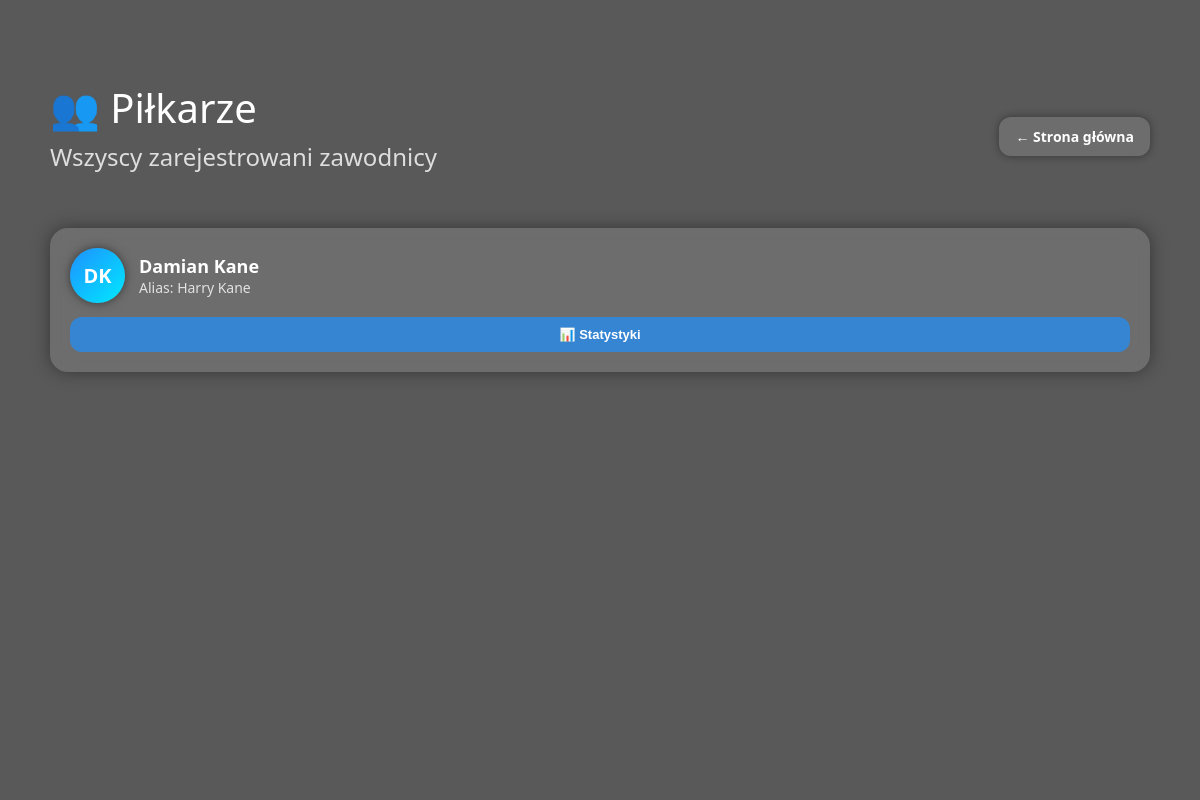
/pilkarze, run on an earlier commit of the app's database.
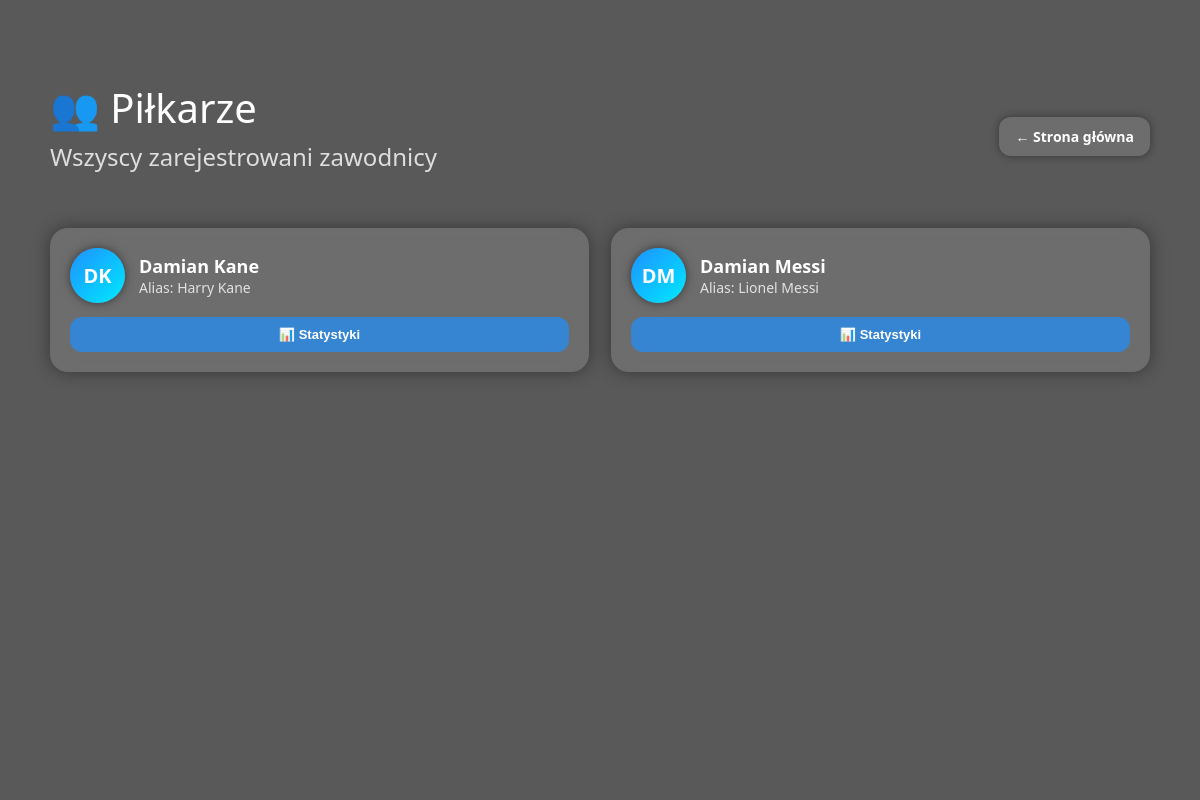
And on a later commit of the database.
### tables this page shows
CREATE TABLE users (
            id INTEGER PRIMARY KEY AUTOINCREMENT,
            first_name TEXT NOT NULL,
            last_name TEXT NOT NULL,
            player_alias TEXT UNIQUE NOT NULL,
            is_admin INTEGER DEFAULT 0
        );

### app.py (the view)
@app.route("/pilkarze")
def pilkarze():
    conn = get_db()
    players = conn.execute(
        "SELECT id, first_name, last_name, player_alias FROM users ORDER BY first_name"
    ).fetchall()
    conn.close()
    return render_template("pilkarze.html", players=players)

### db.py (called while the page is built)
def get_db():
    conn = sqlite3.connect("database.db")
    conn.row_factory = sqlite3.Row
    return conn

### templates/pilkarze.html (shortened to what this page needs)
<!DOCTYPE html>
<html lang="pl">
<head>
</head>
<body>
<div class="overlay"></div>
<div class="container">
    <div class="top-bar">
        <div>
            <h1>👥 Piłkarze</h1>
            <h2>Wszyscy zarejestrowani zawodnicy</h2>
        </div>
        <div>
            <a href="/" class="btn-modern">← Strona główna</a>
        </div>
    </div>
    <div class="players-grid">
        {% for p in players %}
        <div class="player-card">
            <div class="player-header">
                <div class="player-avatar">
                    {{ p.first_name[0] }}{{ p.last_name[0] }}
                </div>
                <div>
                    <div class="player-name">{{ p.first_name }} {{ p.last_name }}</div>
                    <div class="player-alias">Alias: {{ p.player_alias }}</div>
                </div>
            </div>
            <button class="btn-stats" onclick="showStats({{ p.id }})">📊 Statystyki</button>
        </div>
        {% endfor %}
    </div>
</div>
</body>
</html>

### templates/pilkarze.html (style rules this page uses)
body { margin: 0; padding: 0; font-family: "Segoe UI", Arial, sans-serif; color: #fff; background-image: url('/static/stadium.jpg'); background-size: cover; background-position: center; background-repeat: no-repeat; }
.overlay { position: fixed; inset: 0; background: rgba(0,0,0,0.65); backdrop-filter: blur(6px); z-index: -1; }
.container { max-width: 1100px; margin: 60px auto; padding: 20px; }
.top-bar { display: flex; justify-content: space-between; align-items: center; margin-bottom: 35px; }
h1 { font-weight: 300; font-size: 40px; margin: 0; }
h2 { font-weight: 300; opacity: 0.8; margin-top: 5px; }
.btn-modern { padding: 10px 16px; border-radius: 12px; font-size: 14px; font-weight: 600; cursor: pointer; border: none; text-decoration: none; display: inline-block; transition: 0.25s ease; backdrop-filter: blur(6px); background: rgba(255,255,255,0.12); color: #fff; box-shadow: 0 0 8px rgba(0,0,0,0.4); }
.players-grid { display: grid; grid-template-columns: repeat(auto-fit, minmax(260px, 1fr)); gap: 22px; }
.player-card { background: rgba(255,255,255,0.12); padding: 20px; border-radius: 18px; backdrop-filter: blur(10px); box-shadow: 0 0 18px rgba(0,0,0,0.4); display: flex; flex-direction: column; gap: 14px; transition: 0.25s ease; }
.player-header { display: flex; align-items: center; gap: 14px; }
.player-avatar { width: 55px; height: 55px; border-radius: 50%; background: linear-gradient(135deg, #1e90ff, #00eaff); display: flex; align-items: center; justify-content: center; font-weight: 700; font-size: 20px; color: #fff; box-shadow: 0 0 10px rgba(0,0,0,0.5); }
.player-name { font-size: 18px; font-weight: 600; }
.player-alias { font-size: 14px; opacity: 0.8; }
.btn-stats { padding: 10px 14px; border-radius: 12px; font-size: 13px; font-weight: 600; cursor: pointer; border: none; display: inline-block; transition: 0.25s ease; background: rgba(30,144,255,0.7); color: #fff; text-align: center; }

What changed in the data, as far as the page shows it:
added users: first_name "D", last_name "M", first_name "Damian", last_name "Messi", player_alias "Lionel Messi"
